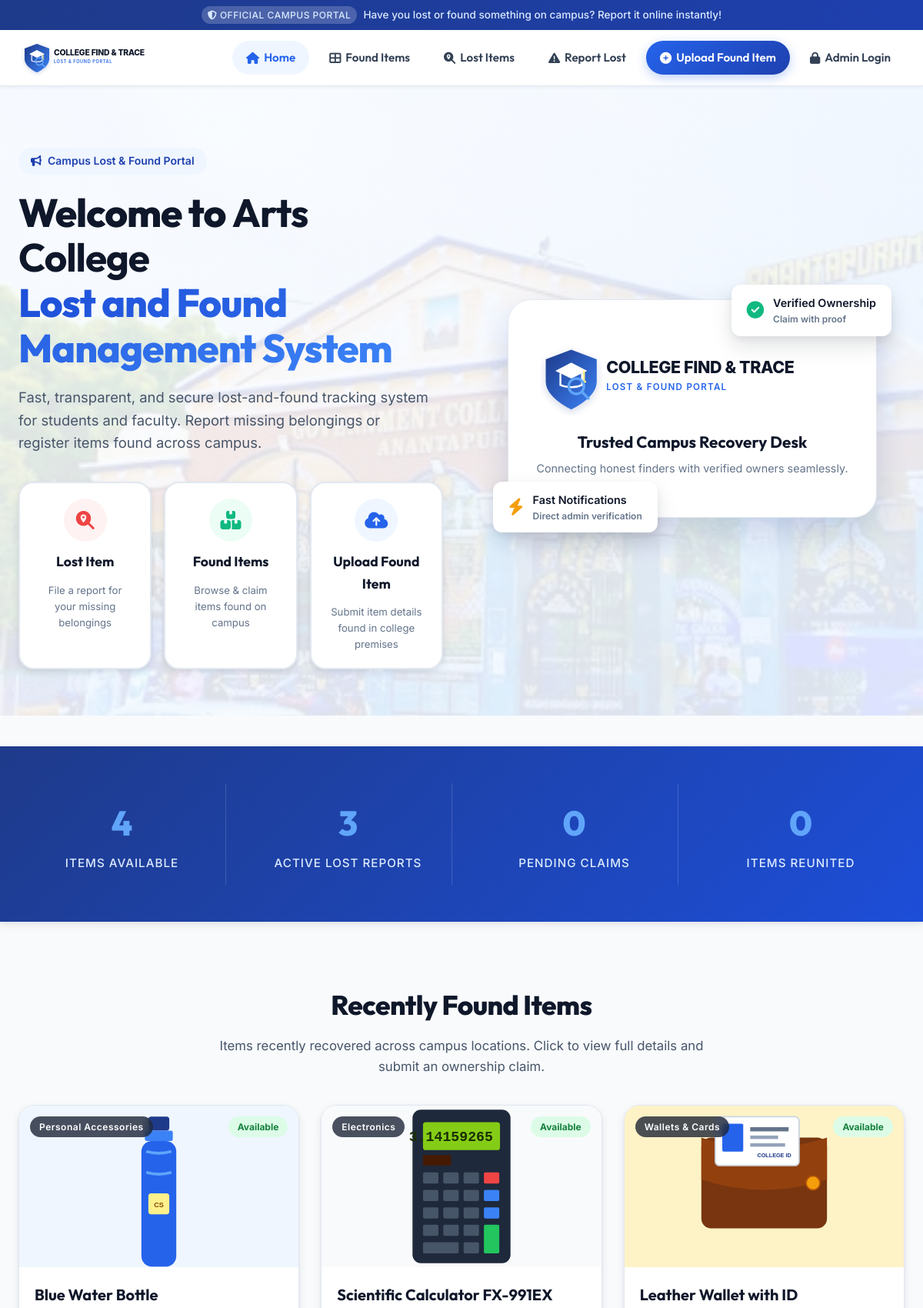
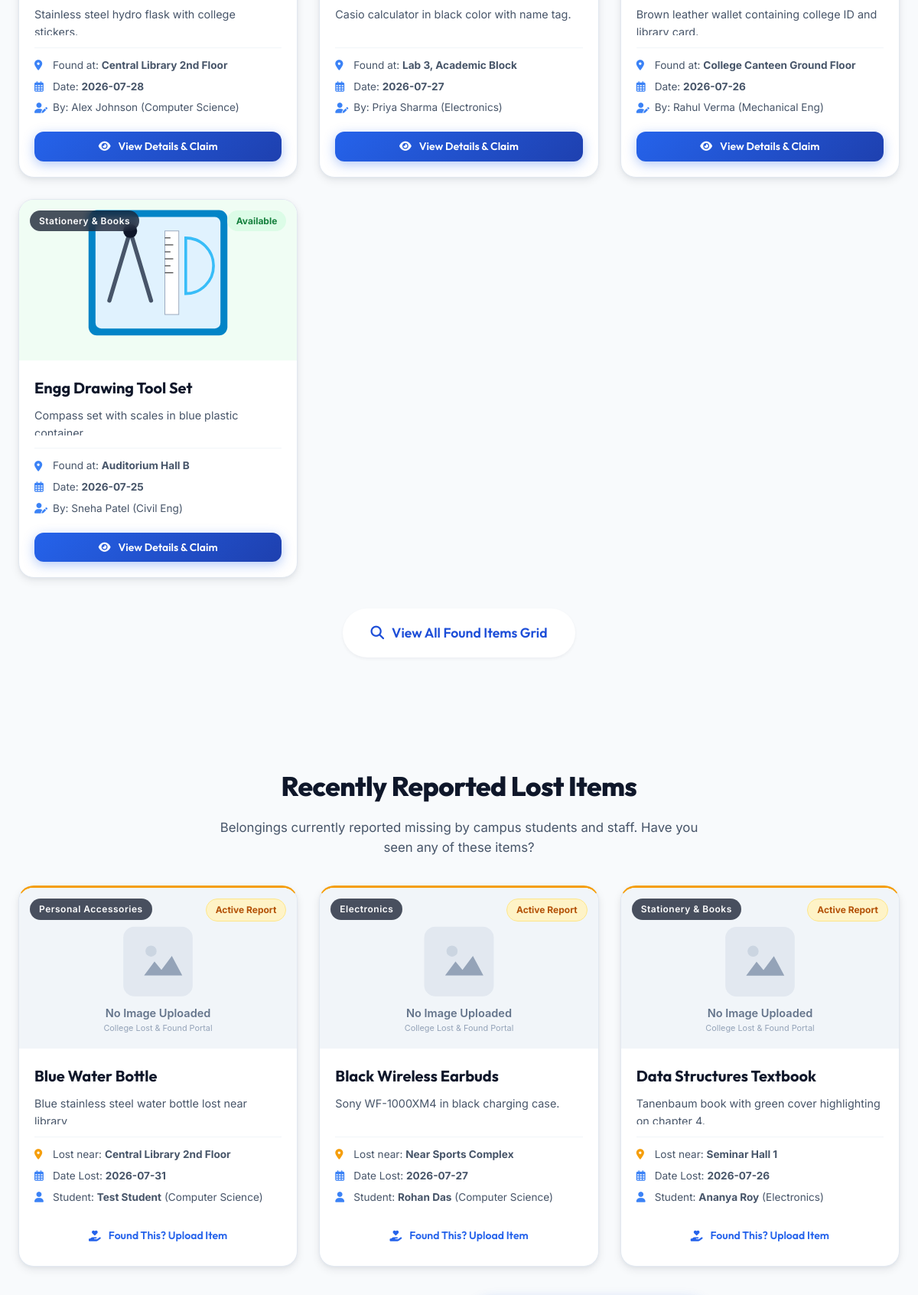
The page / (upper part) on the database its author committed (2 pictures, top to bottom).
### tables this page shows
CREATE TABLE Found_Items (
    id INTEGER PRIMARY KEY AUTOINCREMENT,
    finder_name TEXT NOT NULL,
    department TEXT NOT NULL,
    mobile TEXT NOT NULL,
    item_name TEXT NOT NULL,
    category TEXT NOT NULL,
    description TEXT NOT NULL,
    place_found TEXT NOT NULL,
    date_found DATE NOT NULL,
    image_path TEXT,
    status TEXT DEFAULT 'Available', -- 'Available', 'Claimed', 'Under Review'
    created_at TIMESTAMP DEFAULT CURRENT_TIMESTAMP
);

CREATE TABLE Lost_Items (
    id INTEGER PRIMARY KEY AUTOINCREMENT,
    student_name TEXT NOT NULL,
    roll_number TEXT NOT NULL,
    department TEXT NOT NULL,
    mobile TEXT NOT NULL,
    item_name TEXT NOT NULL,
    category TEXT NOT NULL,
    description TEXT NOT NULL,
    location_lost TEXT NOT NULL,
    date_lost DATE NOT NULL,
    image_path TEXT,
    status TEXT DEFAULT 'Active', -- 'Active', 'Resolved'
    created_at TIMESTAMP DEFAULT CURRENT_TIMESTAMP
);

### routes/main_routes.py (the view)
@main_bp.route('/')
def index():
    stats = get_dashboard_stats()
    recent_found = get_all_found_items(status='Available', limit=6)
    recent_lost = get_all_lost_items(status='Active')[:6]
    return render_template('index.html', stats=stats, recent_found=recent_found, recent_lost=recent_lost)

### models/db_helper.py (called while the page is built)
def get_db_path(app=None):
    if app and app.config.get("DATABASE"):
        return app.config["DATABASE"]
    base_dir = os.path.dirname(os.path.dirname(os.path.abspath(__file__)))
    return os.path.join(base_dir, DB_NAME)

def get_db_connection(db_path=None):
    if db_path is None:
        db_path = get_db_path()
    conn = sqlite3.connect(db_path)
    conn.row_factory = sqlite3.Row
    return conn

def get_all_lost_items(status=None, search=None):
    conn = get_db_connection()
    cursor = conn.cursor()
    query = "SELECT * FROM Lost_Items WHERE 1=1"
    params = []
    if status:
        query += " AND status = ?"
        params.append(status)
    if search:
        query += " AND (item_name LIKE ? OR description LIKE ? OR location_lost LIKE ? OR category LIKE ?)"
        term = f"%{search}%"
        params.extend([term, term, term, term])
    query += " ORDER BY created_at DESC"
    cursor.execute(query, params)
    items = cursor.fetchall()
    conn.close()
    return items

def get_all_found_items(status=None, category=None, search=None, limit=None, offset=None):
    conn = get_db_connection()
    cursor = conn.cursor()
    query = "SELECT * FROM Found_Items WHERE 1=1"
    params = []
    if status:
        query += " AND status = ?"
        params.append(status)
    if category and category != 'All':
        query += " AND category = ?"
        params.append(category)
    if search:
        query += " AND (item_name LIKE ? OR description LIKE ? OR place_found LIKE ?)"
        term = f"%{search}%"
        params.extend([term, term, term])
    query += " ORDER BY created_at DESC"
    if limit is not None:
        query += " LIMIT ?"
        params.append(limit)
        if offset is not None:
            query += " OFFSET ?"
            params.append(offset)
    cursor.execute(query, params)
    items = cursor.fetchall()
    conn.close()
    return items

### templates/index.html (shortened to what this page needs)
{% extends "base.html" %}
{% block content %}
<section class="hero-section">
  <div class="hero-container">
    <div class="hero-content">
      <div class="hero-pill">
        <i class="fas fa-bullhorn"></i> Campus Lost &amp; Found Portal
      </div>
      <h1 class="hero-title">
        Welcome to <strong>Arts College</strong><br>
        <span class="highlight">Lost and Found Management System</span>
      </h1>
      <p class="hero-description">
        Fast, transparent, and secure lost-and-found tracking system for students and faculty. Report missing belongings or register items found across campus.
      </p>
      <div class="hero-action-buttons">
        <a href="{{ url_for('main.report_lost') }}" class="action-card-btn lost" id="btnReportLost">
          <div class="icon-wrapper">
            <i class="fas fa-search-location"></i>
          </div>
          <h3>Lost Item</h3>
          <p>File a report for your missing belongings</p>
        </a>
        <a href="{{ url_for('main.found_items') }}" class="action-card-btn found" id="btnBrowseFound">
          <div class="icon-wrapper">
            <i class="fas fa-boxes-stacked"></i>
          </div>
          <h3>Found Items</h3>
          <p>Browse &amp; claim items found on campus</p>
        </a>
        <a href="{{ url_for('main.upload_found') }}" class="action-card-btn upload" id="btnUploadFound">
          <div class="icon-wrapper">
            <i class="fas fa-cloud-upload-alt"></i>
          </div>
          <h3>Upload Found Item</h3>
          <p>Submit item details found in college premises</p>
        </a>
      </div>
    </div>
    <div class="hero-graphic">
      <div class="hero-graphic-card">
        <div style="text-align:center; padding: 20px 0;">
          <img src="{{ url_for('static', filename='images/logo.svg') }}" alt="Campus Portal" style="max-height:120px; margin: 0 auto 16px auto;">
          <h4 style="font-size:1.3rem; font-family:var(--font-heading); color:var(--neutral-900);">Trusted Campus Recovery Desk</h4>
          <p style="font-size:0.9rem; color:var(--neutral-500); margin-top:6px;">Connecting honest finders with verified owners seamlessly.</p>
        </div>
        <div class="floating-badge badge-top">
          <i class="fas fa-check-circle" style="color:var(--accent-emerald); font-size:1.4rem;"></i>
          <div>
            <div style="font-size:0.9rem; color:var(--neutral-900);">Verified Ownership</div>
            <div style="font-size:0.75rem; color:var(--neutral-500);">Claim with proof</div>
          </div>
        </div>
        <div class="floating-badge badge-bottom">
          <i class="fas fa-bolt" style="color:var(--accent-amber); font-size:1.4rem;"></i>
          <div>
            <div style="font-size:0.9rem; color:var(--neutral-900);">Fast Notifications</div>
            <div style="font-size:0.75rem; color:var(--neutral-500);">Direct admin verification</div>
          </div>
        </div>
      </div>
    </div>
  </div>
</section>
<section class="stats-banner">
  <div class="stats-grid">
    <div class="stat-box">
      <div class="stat-number">{{ stats.total_found }}</div>
      <div class="stat-label">Items Available</div>
    </div>
    <div class="stat-box">
      <div class="stat-number">{{ stats.total_lost }}</div>
      <div class="stat-label">Active Lost Reports</div>
    </div>
    <div class="stat-box">
      <div class="stat-number">{{ stats.pending_claims }}</div>
      <div class="stat-label">Pending Claims</div>
    </div>
    <div class="stat-box">
      <div class="stat-number">{{ stats.reunited_count }}</div>
      <div class="stat-label">Items Reunited</div>
    </div>
  </div>
</section>
<section class="container">
  <h2 class="section-title">Recently Found Items</h2>
  <p class="section-subtitle">Items recently recovered across campus locations. Click to view full details and submit an ownership claim.</p>
  <div class="cards-grid">
    {% for item in recent_found %}
      <div class="item-card">
        <div class="card-img-wrapper">
          <span class="card-category-badge">{{ item.category }}</span>
          <span class="card-status-badge badge-available">Available</span>
          <img src="{% if item.image_path %}{{ url_for('static', filename='uploads/' + item.image_path) }}{% else %}{{ url_for('static', filename='images/placeholder.svg') }}{% endif %}" alt="{{ item.item_name }}">
        </div>
        <div class="card-body">
          <h3 class="card-title">{{ item.item_name }}</h3>
          <p class="card-description">{{ item.description }}</p>
          <div class="card-meta-list">
            <div class="card-meta-item">
              <i class="fas fa-map-marker-alt"></i> <span>Found at: <strong>{{ item.place_found }}</strong></span>
            </div>
            <div class="card-meta-item">
              <i class="far fa-calendar-alt"></i> <span>Date: <strong>{{ item.date_found }}</strong></span>
            </div>
            <div class="card-meta-item">
              <i class="fas fa-user-edit"></i> <span>By: {{ item.finder_name }} ({{ item.department }})</span>
            </div>
          </div>
          <div class="card-footer">
            <a href="{{ url_for('main.item_detail', item_id=item.id) }}" class="btn btn-sm btn-primary" style="width:100%;">
              <i class="fas fa-eye"></i> View Details &amp; Claim
            </a>
          </div>
        </div>
      </div>
    {% endfor %}
  </div>
  <div style="text-align:center; margin-top:40px;">
    <a href="{{ url_for('main.found_items') }}" class="btn btn-secondary btn-lg">
      <i class="fas fa-search"></i> View All Found Items Grid
    </a>
  </div>
</section>
<section class="container" style="margin-top: 60px; margin-bottom: 60px;">
  <h2 class="section-title">Recently Reported Lost Items</h2>
  <p class="section-subtitle">Belongings currently reported missing by campus students and staff. Have you seen any of these items?</p>
  <div class="cards-grid">
    {% for item in recent_lost %}
      <div class="item-card" style="border-top: 3px solid var(--accent-amber);">
        <div class="card-img-wrapper">
          <span class="card-category-badge">{{ item.category }}</span>
          <span class="card-status-badge" style="background:#fef3c7; color:#b45309; border:1px solid #fde68a;">Active Report</span>
          <img src="{% if item.image_path %}{{ url_for('static', filename='uploads/' + item.image_path) }}{% else %}{{ url_for('static', filename='images/placeholder.svg') }}{% endif %}" alt="{{ item.item_name }}">
        </div>
        <div class="card-body">
          <h3 class="card-title">{{ item.item_name }}</h3>
          <p class="card-description">{{ item.description }}</p>
          <div class="card-meta-list">
            <div class="card-meta-item">
              <i class="fas fa-map-marker-alt" style="color:var(--accent-amber);"></i> <span>Lost near: <strong>{{ item.location_lost }}</strong></span>
            </div>
            <div class="card-meta-item">
              <i class="far fa-calendar-alt"></i> <span>Date Lost: <strong>{{ item.date_lost }}</strong></span>
            </div>
            <div class="card-meta-item">
              <i class="fas fa-user"></i> <span>Student: <strong>{{ item.student_name }}</strong> ({{ item.department }})</span>
            </div>
          </div>
          <div class="card-footer">
            <a href="{{ url_for('main.upload_found') }}" class="btn btn-sm btn-outline-primary" style="width:100%;">
              <i class="fas fa-hand-holding-heart"></i> Found This? Upload Item
            </a>
          </div>
        </div>
      </div>
    {% endfor %}
  </div>
</section>
{% endblock %}

### rows shown on the page
Found_Items: category "Personal Accessories", image_path (picture), item_name "Blue Water Bottle", description "Stainless steel hydro flask with college stickers.", place_found "Central Library 2nd Floor", date_found "2026-07-28", finder_name "Alex Johnson", department "Computer Science"
Found_Items: category "Electronics", image_path (picture), item_name "Scientific Calculator FX-991EX", description "Casio calculator in black color with name tag.", place_found "Lab 3, Academic Block", date_found "2026-07-27", finder_name "Priya Sharma", department "Electronics"
Found_Items: category "Wallets & Cards", image_path (picture), item_name "Leather Wallet with ID", description "Brown leather wallet containing college ID and library card.", place_found "College Canteen Ground Floor", date_found "2026-07-26", finder_name "Rahul Verma", department "Mechanical Eng"
Found_Items: category "Stationery & Books", image_path (picture), item_name "Engg Drawing Tool Set", description "Compass set with scales in blue plastic container.", place_found "Auditorium Hall B", date_found "2026-07-25", finder_name "Sneha Patel", department "Civil Eng"
Lost_Items: category "Personal Accessories", item_name "Blue Water Bottle", description "Blue stainless steel water bottle lost near library", location_lost "Central Library 2nd Floor", date_lost "2026-07-31", student_name "Test Student", department "Computer Science"
Lost_Items: category "Electronics", item_name "Black Wireless Earbuds", description "Sony WF-1000XM4 in black charging case.", location_lost "Near Sports Complex", date_lost "2026-07-27", student_name "Rohan Das", department "Computer Science"
Lost_Items: category "Stationery & Books", item_name "Data Structures Textbook", description "Tanenbaum book with green cover highlighting on chapter 4.", location_lost "Seminar Hall 1", date_lost "2026-07-26", student_name "Ananya Roy", department "Electronics"

### other values the page prints
{{ stats.total_found }} "4"
{{ stats.total_lost }} "3"
{{ stats.pending_claims }} "0"
{{ stats.reunited_count }} "0"
